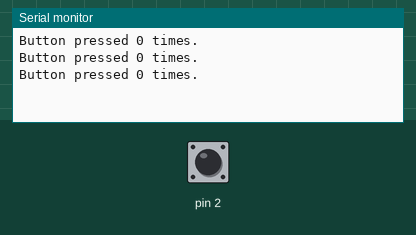
Simulated run of this sketch. Board: Arduino Uno, built with avr-gcc and run on an emulated ATmega328P. Parts: the last lines printed to the serial monitor. The test bench sets the inputs (shaded band); at power-on: pin 2 HIGH.

Above: at 3.8 s.
3.9 s: pin 2 pulled LOW for 1.3 s
At 4.3 s:
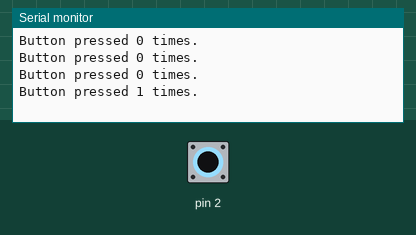
6.7 s: pin 2 pulled LOW for 1.3 s
At 7.8 s:
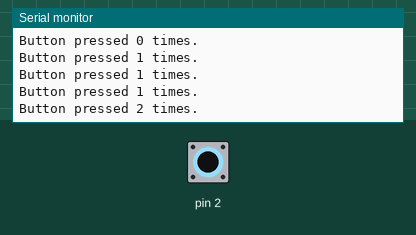
9.5 s: pin 2 pulled LOW for 3.2 s
At 10.8 s:
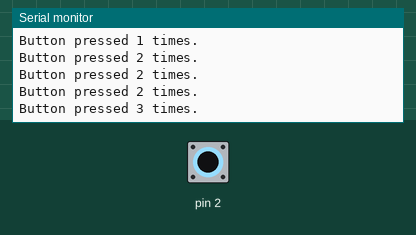
Timing chart, 0 to 12.5 s (numbered marks = the images above; inputs shaded):
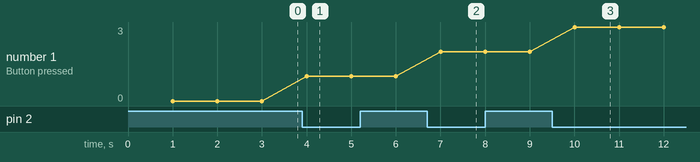

The sketch:

Arduino_05_pinReadWithLongJob.ino
```cpp
unsigned char pinPressedCount = 0;
bool prevPinLevel = HIGH;

void setup() {
  pinMode(2, INPUT_PULLUP);
  Serial.begin(9600);
}

void loop() {
  //pretend some long job
  delay(1000);

  bool currentPinLevel = digitalRead(2);
  if (currentPinLevel == LOW && prevPinLevel == HIGH) {
    pinPressedCount++;
  }
  prevPinLevel = currentPinLevel;

  Serial.print("Button pressed ");
  Serial.print(pinPressedCount);
  Serial.println(" times.");
}
```

Measured:
- after the input at 3.9 s, the serial monitor: prints a new line after 0.10 s (image 1)
- after the input at 6.7 s, the serial monitor: prints a new line after 0.30 s (image 2)
- after the input at 9.5 s, the serial monitor: prints a new line after 0.50 s (image 3)
- plotted number 1: 0 → 1 after the input at 3.9 s, 1 → 2 after the input at 6.7 s, 2 → 3 after the input at 9.5 s
